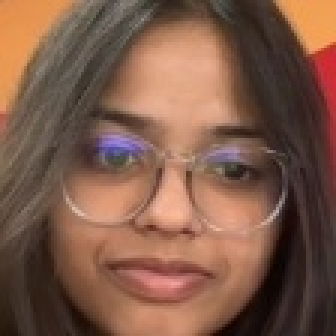
#> input picture backend/uploads/faces/images/student-7b7f0d91.jpg, 112 x 112 px (shown 3 times larger); its folder holds only this picture in this run
$ python -i filters.py   (imports and definitions only)
#> lines starting #> are read from the running program, lines starting #| are printed output that depends on the picture
#> further down, picture is the input picture: shape (112, 112, 3); mean B, G, R 72.9, 90.5, 127.1
"""
╔══════════════════════════════════════════════════════════════════════════════╗
║  CV MODULE 1: IMAGE PREPROCESSING & FILTERS                                ║
║                                                                              ║
║  This module applies a full classical CV filter pipeline to every frame     ║
║  before it reaches the neural network. Filters serve multiple purposes:     ║
║  - Noise reduction (Gaussian, bilateral, median)                             ║
║  - Contrast enhancement (CLAHE, histogram equalization)                     ║
║  - Edge sharpening for better facial landmark detection                     ║
║  - Normalization for consistent embedding quality                           ║
║  - Illumination compensation for varying classroom lighting                 ║
╚══════════════════════════════════════════════════════════════════════════════╝
"""

import cv2
import numpy as np
from dataclasses import dataclass, field
from typing import Optional, Tuple
import logging

logger = logging.getLogger(__name__)


@dataclass
class FilterConfig:
    """
    Fine-grained control over every filter in the pipeline.
    Defaults are tuned for face recognition in indoor classroom lighting.
    """
    # ── Noise Reduction ──────────────────────────────────────────────────────
    apply_gaussian_blur: bool = True
    gaussian_kernel_size: Tuple[int, int] = (3, 3)    # Small kernel — preserve edges
    gaussian_sigma: float = 0.8

    apply_bilateral_filter: bool = True                # Edge-preserving denoising
    bilateral_d: int = 9                               # Neighbourhood diameter
    bilateral_sigma_color: float = 75                  # Color space sigma
    bilateral_sigma_space: float = 75                  # Coordinate space sigma

    apply_median_blur: bool = False                    # Useful for salt & pepper noise
    median_kernel_size: int = 3

    # ── Contrast & Illumination ───────────────────────────────────────────────
    apply_clahe: bool = True                           # Contrast Limited Adaptive HE
    clahe_clip_limit: float = 2.0                      # Higher = more contrast boost
    clahe_tile_grid_size: Tuple[int, int] = (8, 8)     # Local region size

    apply_gamma_correction: bool = True
    gamma: float = 1.1                                 # > 1 brightens, < 1 darkens

    apply_histogram_equalization: bool = False         # Global HE (fallback to CLAHE)

    # ── Sharpening ───────────────────────────────────────────────────────────
    apply_unsharp_mask: bool = True                    # Unsharp masking for detail
    unsharp_strength: float = 0.6                      # 0 = no sharpen, 1 = max
    unsharp_blur_size: Tuple[int, int] = (5, 5)

    apply_laplacian_sharpen: bool = False              # Alternative: Laplacian sharpen

    # ── Normalization ────────────────────────────────────────────────────────
    apply_face_normalization: bool = True              # Per-face mean/std normalize
    target_size: Tuple[int, int] = (112, 112)          # ArcFace standard input size

    # ── Debug ────────────────────────────────────────────────────────────────
    save_debug_stages: bool = False                    # Save intermediate filter stages


class ImageFilterPipeline:
    """
    Full classical CV preprocessing pipeline.

    Stages (in order):
      1. Decode & validate input
      2. Noise reduction (Gaussian → Bilateral)
      3. Illumination normalization (CLAHE on L channel of LAB)
      4. Gamma correction
      5. Unsharp masking (sharpening)
      6. Resize to target
      7. Per-face normalization

    The pipeline operates in LAB colour space for illumination handling
    and converts back to BGR/RGB for neural network input.
    """

    def __init__(self, config: Optional[FilterConfig] = None):
        self.cfg = config or FilterConfig()
        self._clahe = cv2.createCLAHE(
            clipLimit=self.cfg.clahe_clip_limit,
            tileGridSize=self.cfg.clahe_tile_grid_size,
        )

    # ─────────────────────────────────────────────────────────────────────────
    # Public API
    # ─────────────────────────────────────────────────────────────────────────

    def process(self, image: np.ndarray, debug: bool = False) -> dict:
        """
        Run the full filter pipeline on an image.

        Args:
            image: BGR numpy array (H, W, 3)
            debug: If True, return all intermediate stages

        Returns:
            dict with keys:
              'processed'     : final processed BGR image
              'normalized'    : float32 array normalized for neural net
              'stages'        : dict of intermediate images (if debug=True)
        """
        stages = {}
        img = image.copy()

        # Stage 0: Validate
        if img is None or img.size == 0:
            raise ValueError("Empty image passed to filter pipeline")
        if len(img.shape) == 2:
            img = cv2.cvtColor(img, cv2.COLOR_GRAY2BGR)

        stages["00_input"] = img.copy()

        # Stage 1: Noise reduction
        img = self._apply_noise_reduction(img)
        stages["01_denoised"] = img.copy()

        # Stage 2: Illumination compensation (CLAHE in LAB space)
        img = self._apply_illumination_compensation(img)
        stages["02_illumination"] = img.copy()

        # Stage 3: Gamma correction
        if self.cfg.apply_gamma_correction:
            img = self._gamma_correct(img, self.cfg.gamma)
        stages["03_gamma"] = img.copy()

        # Stage 4: Sharpening
        img = self._apply_sharpening(img)
        stages["04_sharpened"] = img.copy()

        # Stage 5: Resize to ArcFace target (112x112)
        img = cv2.resize(img, self.cfg.target_size, interpolation=cv2.INTER_LANCZOS4)
        stages["05_resized"] = img.copy()

        # Stage 6: Per-face normalization (float32, mean/std)
        normalized = self._normalize(img)
        stages["06_normalized"] = (normalized * 255).astype(np.uint8)

        return {
            "processed": img,
            "normalized": normalized,
            "stages": stages if debug else {},
        }

    def process_batch(self, images: list[np.ndarray]) -> list[np.ndarray]:
        """Process multiple face crops in one call."""
        return [self.process(img)["normalized"] for img in images]

    # ─────────────────────────────────────────────────────────────────────────
    # Private: Filter implementations
    # ─────────────────────────────────────────────────────────────────────────

    def _apply_noise_reduction(self, img: np.ndarray) -> np.ndarray:
        """Apply noise reduction filters in sequence."""

        if self.cfg.apply_gaussian_blur:
            img = cv2.GaussianBlur(
                img,
                self.cfg.gaussian_kernel_size,
                self.cfg.gaussian_sigma,
            )

        if self.cfg.apply_bilateral_filter:
            # Bilateral filter: edge-preserving — key for keeping facial features sharp
            img = cv2.bilateralFilter(
                img,
                self.cfg.bilateral_d,
                self.cfg.bilateral_sigma_color,
                self.cfg.bilateral_sigma_space,
            )
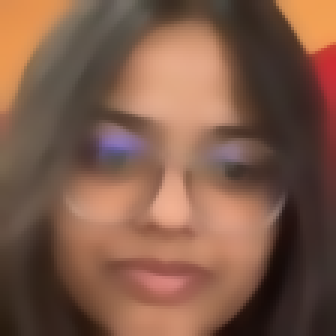
#> img: shape (112, 112, 3) (shown 3 times larger); mean of channels 0, 1, 2 72.9, 90.5, 127.1; drawn as B, G, R

        if self.cfg.apply_median_blur:
            img = cv2.medianBlur(img, self.cfg.median_kernel_size)

        return img

    def _apply_illumination_compensation(self, img: np.ndarray) -> np.ndarray:
        """
        CLAHE on the L (lightness) channel of LAB color space.
        This is superior to global histogram equalization because:
          - Operates locally (tile-based) → handles shadows on face correctly
          - Doesn't over-amplify noise in uniform regions (clip limit)
          - Preserves colour information (operates only on L channel)
        """
        if not self.cfg.apply_clahe:
            return img

        # BGR → LAB
        lab = cv2.cvtColor(img, cv2.COLOR_BGR2LAB)
#> lab: shape (112, 112, 3); mean of channels 0, 1, 2 105.2, 140.4, 143.7
        l_channel, a_channel, b_channel = cv2.split(lab)
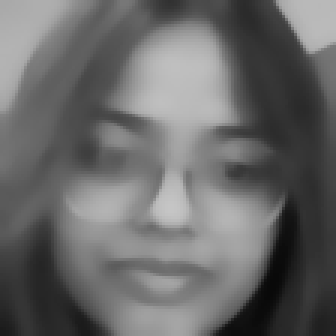
#> l_channel: shape (112, 112) (shown 3 times larger); min 9, max 197, mean 105.2
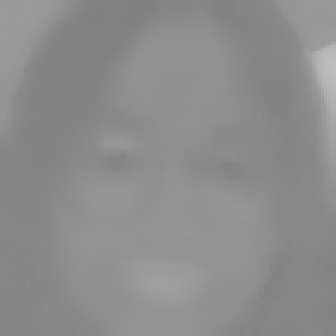
#> a_channel: shape (112, 112) (shown 3 times larger); min 128, max 190, mean 140.4
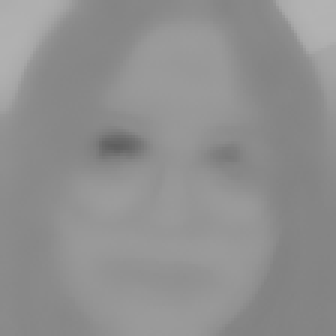
#> b_channel: shape (112, 112) (shown 3 times larger); min 95, max 179, mean 143.7

        # Apply CLAHE only to L channel
        l_equalized = self._clahe.apply(l_channel)
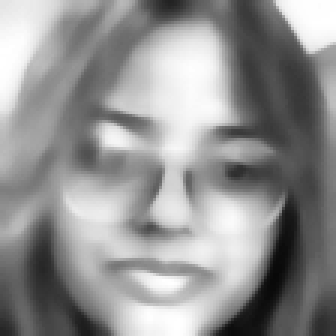
#> l_equalized: shape (112, 112) (shown 3 times larger); min 8, max 255, mean 146.4

        # Merge back
        lab_equalized = cv2.merge([l_equalized, a_channel, b_channel])
#> lab_equalized: shape (112, 112, 3); mean of channels 0, 1, 2 146.4, 140.4, 143.7
        result = cv2.cvtColor(lab_equalized, cv2.COLOR_LAB2BGR)
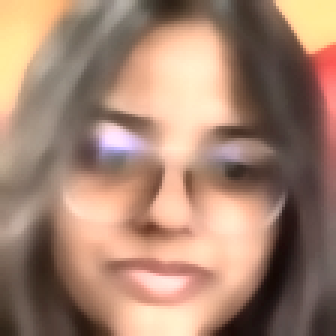
#> result: shape (112, 112, 3) (shown 3 times larger); mean B, G, R 112.9, 131.9, 164.9

        if self.cfg.apply_histogram_equalization and not self.cfg.apply_clahe:
            # Fallback: global histogram equalization (cruder alternative)
            gray = cv2.cvtColor(img, cv2.COLOR_BGR2GRAY)
            equalized = cv2.equalizeHist(gray)
            result = cv2.cvtColor(equalized, cv2.COLOR_GRAY2BGR)

        return result

    def _gamma_correct(self, img: np.ndarray, gamma: float) -> np.ndarray:
        """
        Gamma correction to brighten/darken the image.
        Uses a lookup table (LUT) for fast per-pixel mapping.
        Useful when classroom lighting is too dark or over-exposed.
        """
#> called with gamma = 1.1
        inv_gamma = 1.0 / gamma
        lut = np.array(
            [((i / 255.0) ** inv_gamma) * 255 for i in range(256)],
            dtype=np.uint8,
        )
        return cv2.LUT(img, lut)

    def _apply_sharpening(self, img: np.ndarray) -> np.ndarray:
        """Apply sharpening to enhance facial feature edges."""

        if self.cfg.apply_unsharp_mask:
            img = self._unsharp_mask(img)

        if self.cfg.apply_laplacian_sharpen:
            img = self._laplacian_sharpen(img)

        return img

    def _unsharp_mask(self, img: np.ndarray) -> np.ndarray:
        """
        Unsharp masking: sharpen = original + strength * (original - blurred)
        This enhances high-frequency details (edges, texture) — important
        for facial landmark quality and liveness texture analysis.
        """
        blurred = cv2.GaussianBlur(img, self.cfg.unsharp_blur_size, 0)
        sharpened = cv2.addWeighted(
            img, 1.0 + self.cfg.unsharp_strength,
            blurred, -self.cfg.unsharp_strength,
            0,
        )
        return sharpened

    # [11 lines left out: function _laplacian_sharpen, not called in this run]

    def _normalize(self, img: np.ndarray) -> np.ndarray:
        """
        Per-image mean/std normalization for neural network input.
        Result is float32 in range ~[-3, 3] (standardized).
        ArcFace models expect this normalization.
        """
        img_float = img.astype(np.float32) / 255.0
        mean = np.mean(img_float)
#> mean = 0.559
        std = np.std(img_float) + 1e-8  # Avoid division by zero
#> std = 0.246
        normalized = (img_float - mean) / std
        return normalized

    # ─────────────────────────────────────────────────────────────────────────
    # Utility: Annotate image with filter info overlay
    # ─────────────────────────────────────────────────────────────────────────

    # [32 lines left out: function draw_filter_debug_overlay, not called in this run]

>>> import cv2
>>> picture = cv2.imread('../../uploads/faces/images/student-7b7f0d91.jpg')
>>> result = ImageFilterPipeline().process(picture)
#> result = 3 items

$ run again, on backend/uploads/faces/images/student-8bb8bb6b.jpg
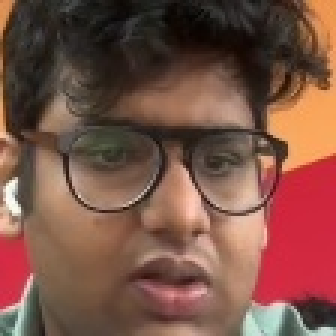
#> input picture backend/uploads/faces/images/student-8bb8bb6b.jpg, 112 x 112 px (shown 3 times larger)
#> picture is the input picture: shape (112, 112, 3); mean B, G, R 69.6, 82.3, 122.8
#> lab: shape (112, 112, 3); mean of channels 0, 1, 2 99.7, 142.1, 143
#> in _apply_illumination_compensation, `l_equalized = self._clahe.apply(l_channel)`:
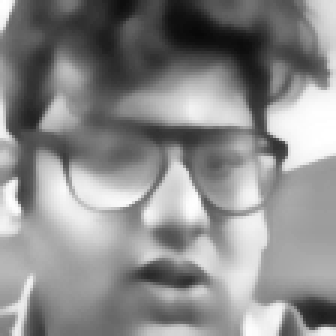
#> l_equalized: shape (112, 112) (shown 3 times larger); min 8, max 255, mean 138.9
#> lab_equalized: shape (112, 112, 3); mean of channels 0, 1, 2 138.9, 142.1, 143
#> in _unsharp_mask, `blurred = cv2.GaussianBlur(img, self.cfg.unsharp_blur_size, 0)`:
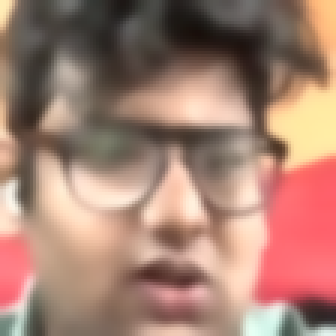
#> blurred: shape (112, 112, 3) (shown 3 times larger); mean B, G, R 114.1, 128.4, 165.4
#> mean = 0.533
#> std = 0.252
#> `result = ImageFilterPipeline().process(picture)`: result = 3 items

$ run again, on backend/uploads/faces/images/student-a189aff3.jpg
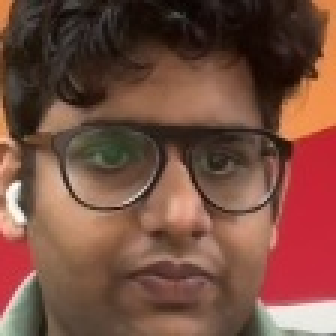
#> input picture backend/uploads/faces/images/student-a189aff3.jpg, 112 x 112 px (shown 3 times larger)
#> picture is the input picture: shape (112, 112, 3); mean B, G, R 63.8, 77.2, 118.9
#> lab: shape (112, 112, 3); mean of channels 0, 1, 2 94.5, 142.8, 143.8
#> in _apply_illumination_compensation, `l_equalized = self._clahe.apply(l_channel)`:
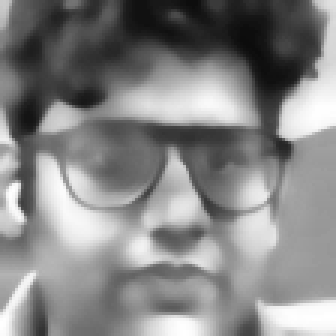
#> l_equalized: shape (112, 112) (shown 3 times larger); min 12, max 255, mean 133.4
#> lab_equalized: shape (112, 112, 3); mean of channels 0, 1, 2 133.4, 142.8, 143.8
#> in _unsharp_mask, `blurred = cv2.GaussianBlur(img, self.cfg.unsharp_blur_size, 0)`:
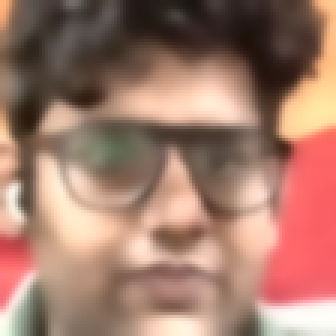
#> blurred: shape (112, 112, 3) (shown 3 times larger); mean B, G, R 107.7, 122.9, 162.7
#> mean = 0.514
#> std = 0.261
#> `result = ImageFilterPipeline().process(picture)`: result = 3 items
